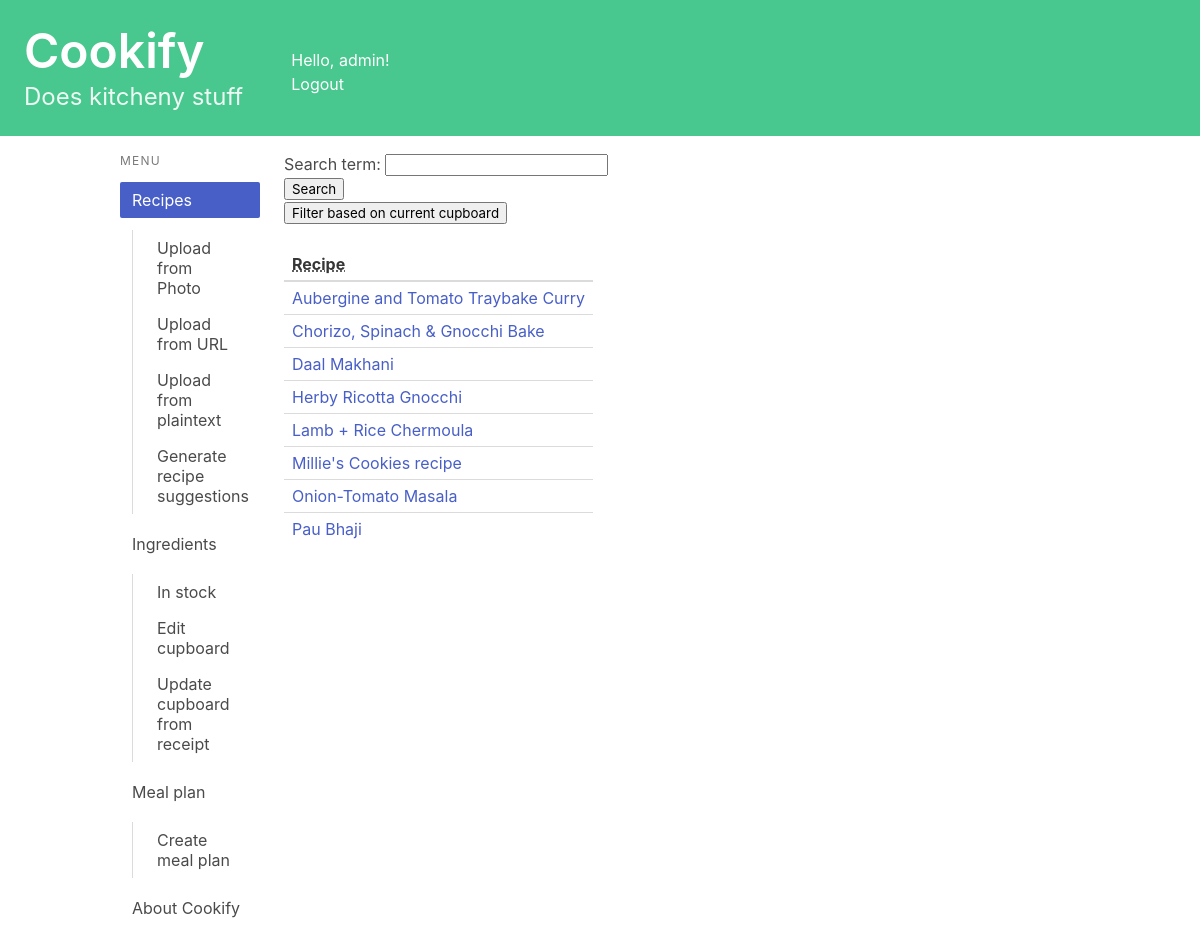
The page /recipes/ (signed in) on the database as committed earlier.
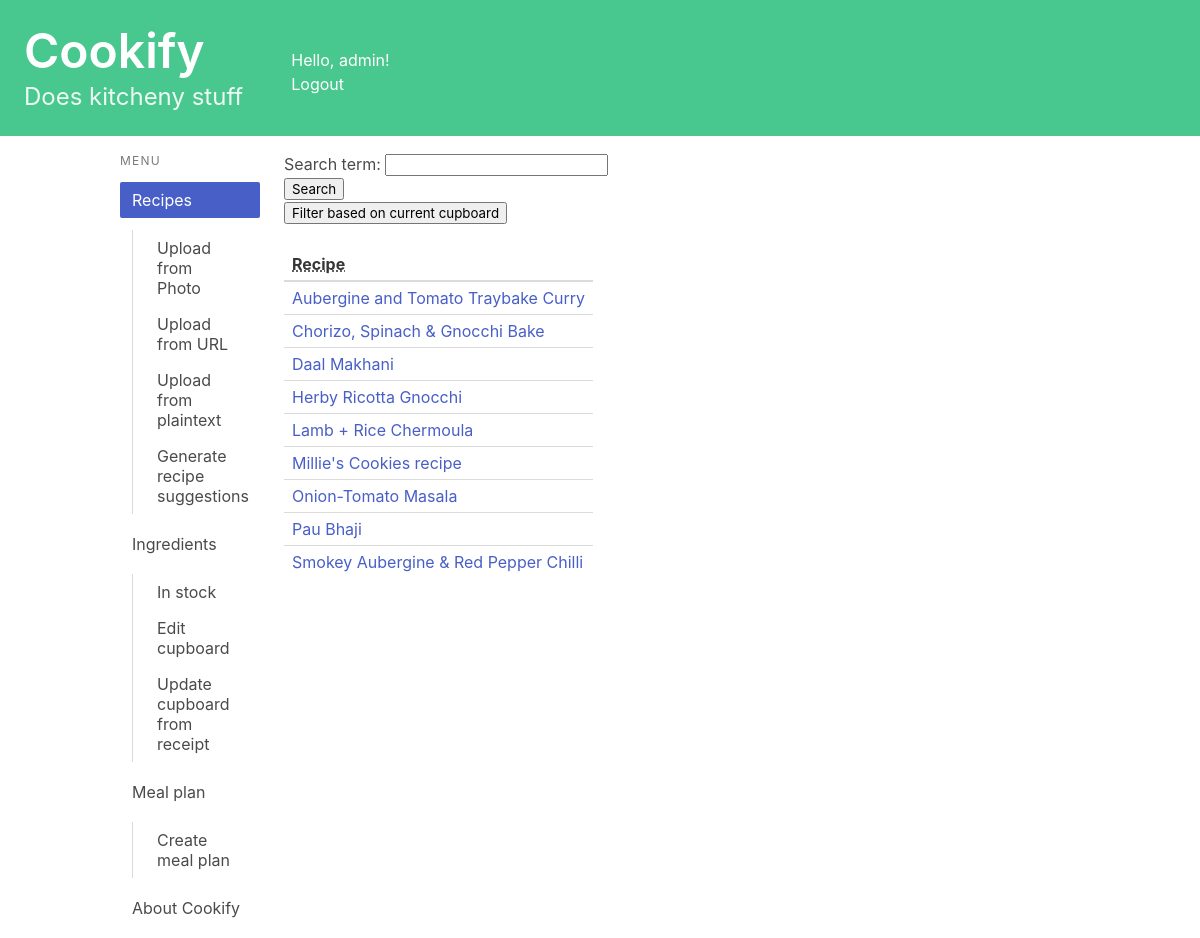
The same page on the database as committed later.
### recipes/models.py (models this page shows, shortened)
class Recipe(models.Model):
    name = models.CharField(max_length=200)
    method = models.TextField(max_length=5000, blank = True)
    ingredients_string = models.TextField(max_length=1000, blank = True)#Plain text of ingredients
    simplified_ingredients = models.TextField(max_length=1000, blank = True)#Ingredients data
    book = models.CharField(max_length=200, blank = True)
    page = models.CharField(max_length=5, blank = True)
    serves = models.CharField(max_length=5, blank = True)
    serves_int = models.IntegerField(null = True, blank = True)
    description = models.TextField(max_length=500, blank = True)
    url = models.URLField(null = True, blank = True)
    jumbled_input = models.TextField(max_length=8000, blank = True)
    owner = models.ForeignKey(User, on_delete=models.CASCADE, blank=True, null=True)
    from_photo = models.BooleanField(default=False)

### recipes/views.py (the view, shortened to what this page needs)
# urls.py: path('', views.index, name='index'),
@login_required
def index(request):
    if request.method == 'POST' and "filter_by_search" in request.POST:
        form = SearchForm(request.POST)
        if form.is_valid():
            filtered_recipe = form.cleaned_data['search_term']
            recipe_list = Recipe.objects.filter(name__contains=filtered_recipe, owner=request.user).order_by("name")
    else:
        form = SearchForm()
        recipe_list = Recipe.objects.filter(owner=request.user).order_by("name")
    context = {'recipe_list': recipe_list, 'form': form}
    return render(request, 'recipes/index.html', context)

### recipes/forms.py
class SearchForm(forms.Form):
    search_term = forms.CharField(max_length=50)

### recipes/templatetags/is_active.py (called while the page is built)
@register.simple_tag
def is_active(request, url):
    if reverse(url) == request.path:
        return "is-active"
    return ""

### recipes/templates/recipes/index.html (shortened to what this page needs)
{% extends 'base.html' %}
{% block content %}
<ul>
<form method="post">
     {{ form.as_p }}
    <button type="submit" name="filter_by_search">Search</button>
</form>
<form method="post">
    <button type="submit" name="sort_by_match">Filter based on current cupboard</button>
</form>
<br>
<table class="table is-narrow">
    <thead>
      <tr>
        <th><abbr title="Recipe">Recipe</abbr></th>
      </tr>
    </thead>
    <tbody>
        {% if recipe_list %}
            {% for recipe in recipe_list %}
                <tr>
                    <td><a href="{% url 'recipes:detail' recipe.id %}">{{ recipe.name }}</a></td>
                </tr>
            {% endfor %}
        {% else %}
            <tr>
                <th>Add a recipe to get started</th>
            </tr>
        {% endif %}
    </tbody>
  </table>
{% endblock content %}

Rows that differ between the two databases and show on the page:
added Recipe: name "Smokey Aubergine & Red Pepper Chilli"
